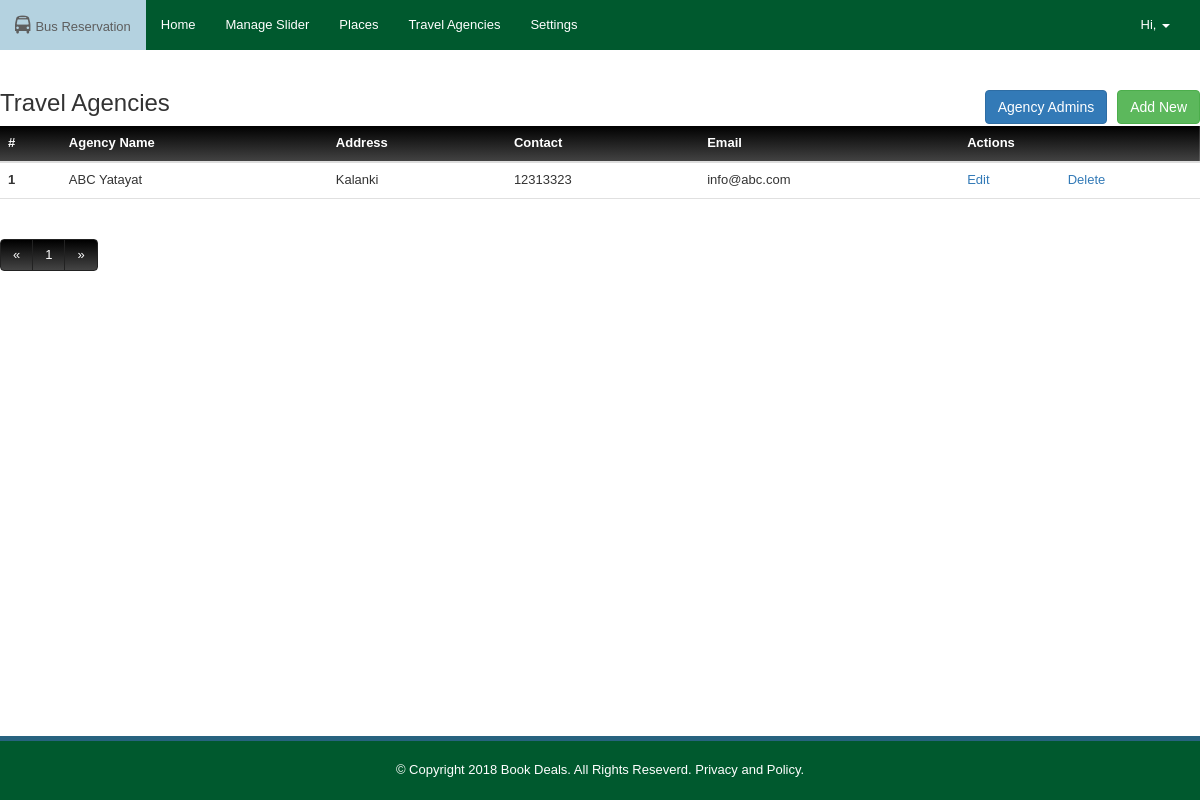
The app's page /admin/travel_agencies, older data.
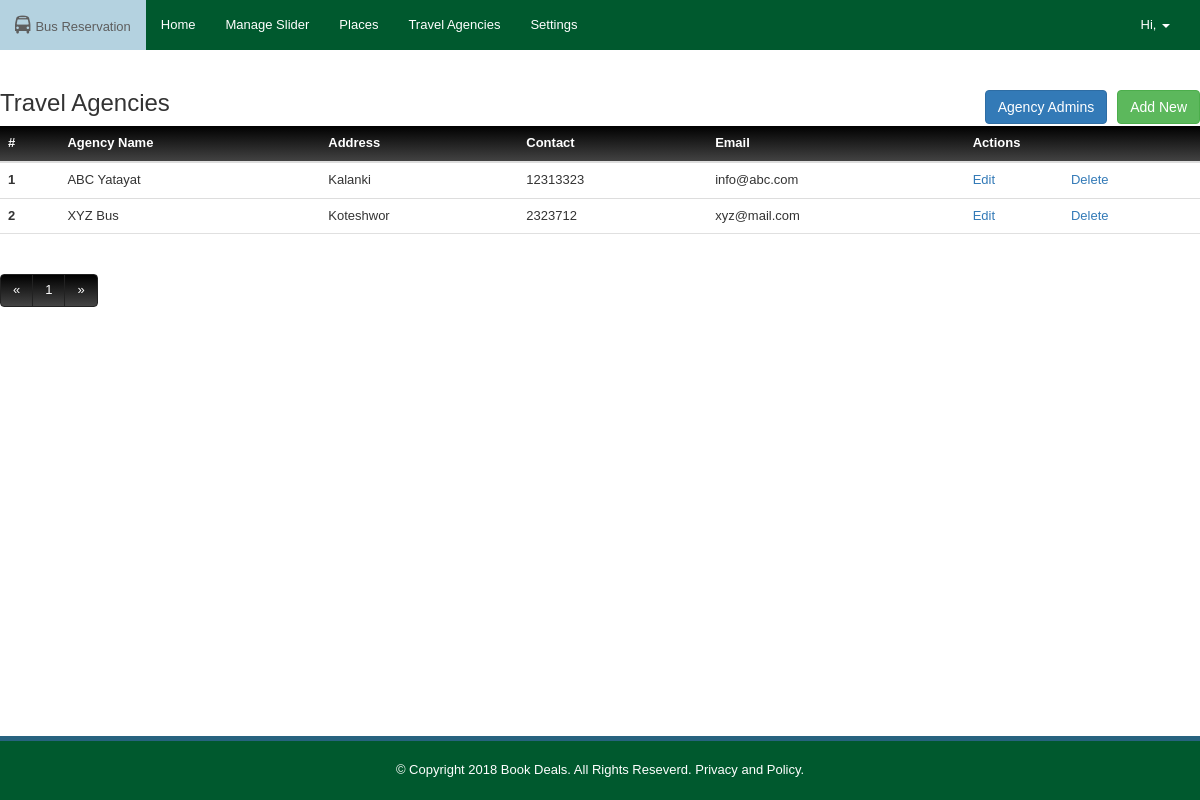
The same page, newer data.
### tables this page shows
CREATE TABLE IF NOT EXISTS `travel_agency` (
  `id` int(11) NOT NULL AUTO_INCREMENT,
  `name` text NOT NULL,
  `address` text NOT NULL,
  `contact` int(11) NOT NULL,
  `email` varchar(255) NOT NULL,
  PRIMARY KEY (`id`)
);

### application/controllers/TravelAgency.php (called while the page is built, shortened)
<?php
class TravelAgency extends CI_Controller {
    public function __construct() {
        $this->load->database();
        $this->load->model('select');
        $this->load->model('insert');
        $this->load->model('update');
        $this->load->model('delete');
        $this->load->helper('url');
        $this->load->library('session');
        $this->load->library('commons');
        $this->load->library('authorized');
    }
    public function index($page = null) {
        $data['message'] = $this->session->flashdata('message');
        $TotalCount = $this->select->getTotalCount("travel_agency");
        $DataPerPage = 8;
        $data['num_pages'] = ceil($TotalCount / $DataPerPage);
        $start = $this->commons->pageDataLimiter($page, $DataPerPage);
        $data['agencies'] = (array) $this->select->getAllFromTable("travel_agency", $DataPerPage, $start);
        $this->loadView($data, 'travel_agencies/index', 'Travel Agencies');
    }
    public function loadView($data, $page_name, $title) {
        $data['title'] = ucfirst($title);
        $data['user'] = $this->select->getSingleRecordWhere('user', 'id', $this->session->userdata('user_id'));
        $this->load->view('admin/template/header', $data);
        $this->load->view('admin/' . $page_name, $data);
        $this->load->view('admin/template/footer', $data);
    }
}

### index.php (called while the page is built, shortened)
<?php
require_once BASEPATH.'core/CodeIgniter.php';

### application/models/Select.php (called while the page is built, shortened)
<?php
class Select extends CI_Model {
    public function getAllFromTable($table, $limit = null, $start = null) {
        $this->db->select('*');
        $this->db->from($table);
        if (isset($limit)) {
            $this->db->limit($limit, $start);
        }
        $query = $this->db->get();
        return $query->result();
    }
    public function getTotalCount($table) {
        $this->db->select("*");
        $this->db->from($table);
        $query = $this->db->get();
        return count($query->result());
    }
    public function getSingleRecord($table, $id) {
        $this->db->select('*');
        $this->db->from($table);
        $this->db->where('id', $id);
        $this->db->limit(1);
        $query = $this->db->get();
        if ($query->num_rows() == 1) {
            return $query->row();
        } else {
            return false;
        }
    }
    public function getSingleRecordWhere($table, $cond_col, $cond_val) {
        $this->db->select('*');
        $this->db->from($table);
        $this->db->where($cond_col, $cond_val);
        $this->db->limit(1);
        $query = $this->db->get();
        if ($query->num_rows() == 1) {
            return $query->row();
        } else {
            return false;
        }
    }
}

### application/views/admin/travel_agencies/index.php (the view, shortened to what the changed rows need)
<div class="list_details_wrap">
    <div class="list_details">
        <table class="table">
            <thead class="thead-dark">
                <tr>
                    <th scope="col">#</th>
                    <th scope="col">Agency Name</th>
                    <th scope="col">Address</th>
                    <th scope="col">Contact</th>
                    <th scope="col">Email</th>
                    <th scope="col" colspan="3">Actions</th>
                </tr>
            </thead>
            <tbody>
                <?php
                $i = 1;
                foreach ($agencies as $agency) {
                    ?>
                    <tr>
                        <th scope="row">
                            <?php
                            if (!empty($data_count)) {
                                echo $data_count++;
                            } else {
                                echo $i++;
                            }
                            ?>
                        </th>
                        <td><?php echo $agency->name; ?></td>
                        <td><?php echo $agency->address; ?></td>
                        <td><?php echo $agency->contact; ?></td>
                        <td><?php echo $agency->email; ?></td>
                        <td><a href="<?php echo base_url() ?>admin/travel_agencies/edit/<?php echo $agency->id; ?>">Edit</a></td>
                        <td><a onclick="return confirm('Are you sure to delete <?php echo $agency->name; ?>?')" href="<?php echo base_url() ?>admin/travel_agencies/delete/<?php echo $agency->id; ?>">Delete</a></td>
                    </tr>
                <?php } ?>
            </tbody>
        </table>
    </div>
</div>
<div class="pagination_wrap">
    <ul class="pagination">
        <?php for ($i = 1; $i <= $num_pages; $i++) { ?>
            <li><a href="<?php echo base_url(); ?>admin/travel_agencies/<?php echo $i; ?>"><?php echo $i; ?></a></li>
        <?php } ?>
    </ul>
</div>

Row changes from the older to the newer data that the page shows:
added travel_agency: name "XYZ Bus", address "Koteshwor", contact "2323712", email "xyz@mail.com"
